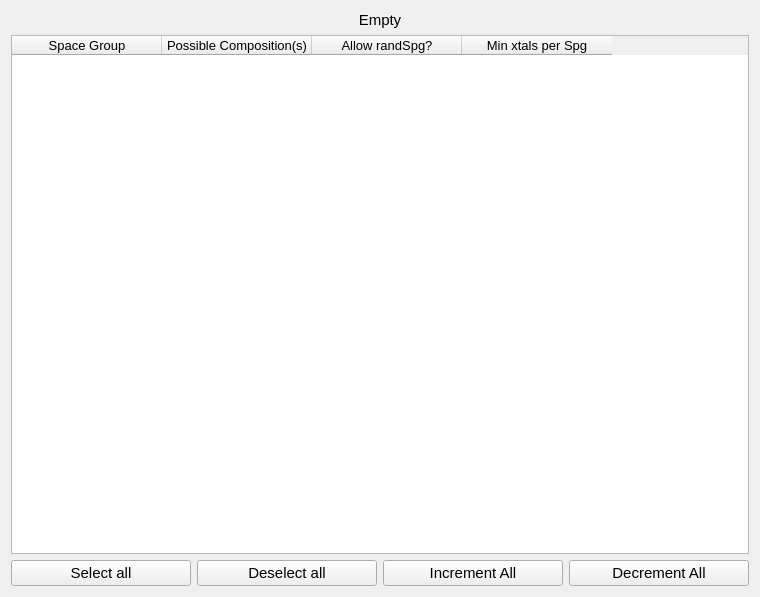
<?xml version="1.0" encoding="UTF-8"?>
<ui version="4.0">
 <class>RandSpgDialog</class>
 <widget class="QWidget" name="RandSpgDialog">
  <property name="geometry">
   <rect>
    <x>0</x>
    <y>0</y>
    <width>760</width>
    <height>597</height>
   </rect>
  </property>
  <property name="font">
   <font>
    <pointsize>11</pointsize>
   </font>
  </property>
  <property name="windowTitle">
   <string>Spacegroup Options</string>
  </property>
  <layout class="QGridLayout" name="gridLayout">
   <item row="2" column="2">
    <widget class="QPushButton" name="push_deselectAll">
     <property name="text">
      <string>Deselect all</string>
     </property>
    </widget>
   </item>
   <item row="2" column="4">
    <widget class="QPushButton" name="push_decrementAll">
     <property name="text">
      <string>Decrement All</string>
     </property>
    </widget>
   </item>
   <item row="2" column="1">
    <widget class="QPushButton" name="push_selectAll">
     <property name="text">
      <string>Select all</string>
     </property>
    </widget>
   </item>
   <item row="1" column="1" colspan="4">
    <widget class="QTableWidget" name="table_list">
     <property name="font">
      <font>
       <pointsize>10</pointsize>
      </font>
     </property>
     <property name="contextMenuPolicy">
      <enum>Qt::CustomContextMenu</enum>
     </property>
     <property name="editTriggers">
      <set>QAbstractItemView::NoEditTriggers</set>
     </property>
     <property name="alternatingRowColors">
      <bool>true</bool>
     </property>
     <property name="selectionMode">
      <enum>QAbstractItemView::SingleSelection</enum>
     </property>
     <property name="selectionBehavior">
      <enum>QAbstractItemView::SelectRows</enum>
     </property>
     <property name="sortingEnabled">
      <bool>false</bool>
     </property>
     <attribute name="horizontalHeaderVisible">
      <bool>true</bool>
     </attribute>
     <attribute name="horizontalHeaderCascadingSectionResizes">
      <bool>true</bool>
     </attribute>
     <attribute name="horizontalHeaderMinimumSectionSize">
      <number>95</number>
     </attribute>
     <attribute name="horizontalHeaderDefaultSectionSize">
      <number>150</number>
     </attribute>
     <attribute name="horizontalHeaderHighlightSections">
      <bool>true</bool>
     </attribute>
     <attribute name="horizontalHeaderShowSortIndicator" stdset="0">
      <bool>false</bool>
     </attribute>
     <attribute name="horizontalHeaderStretchLastSection">
      <bool>false</bool>
     </attribute>
     <attribute name="verticalHeaderMinimumSectionSize">
      <number>23</number>
     </attribute>
     <attribute name="verticalHeaderDefaultSectionSize">
      <number>23</number>
     </attribute>
     <column>
      <property name="text">
       <string>Space Group</string>
      </property>
      <property name="font">
       <font>
        <pointsize>10</pointsize>
       </font>
      </property>
     </column>
     <column>
      <property name="text">
       <string>Possible Composition(s)</string>
      </property>
      <property name="font">
       <font>
        <pointsize>10</pointsize>
       </font>
      </property>
     </column>
     <column>
      <property name="text">
       <string>Allow randSpg?</string>
      </property>
      <property name="font">
       <font>
        <pointsize>10</pointsize>
       </font>
      </property>
     </column>
     <column>
      <property name="text">
       <string>Min xtals per Spg</string>
      </property>
      <property name="font">
       <font>
        <pointsize>10</pointsize>
       </font>
      </property>
     </column>
    </widget>
   </item>
   <item row="2" column="3">
    <widget class="QPushButton" name="push_incrementAll">
     <property name="text">
      <string>Increment All</string>
     </property>
    </widget>
   </item>
   <item row="0" column="2" colspan="2">
    <widget class="QLabel" name="ui_label">
     <property name="text">
      <string>Empty</string>
     </property>
     <property name="alignment">
      <set>Qt::AlignCenter</set>
     </property>
    </widget>
   </item>
  </layout>
  <zorder>push_selectAll</zorder>
  <zorder>push_deselectAll</zorder>
  <zorder>table_list</zorder>
  <zorder>push_decrementAll</zorder>
  <zorder>push_incrementAll</zorder>
  <zorder>ui_label</zorder>
 </widget>
 <resources/>
 <connections/>
</ui>
